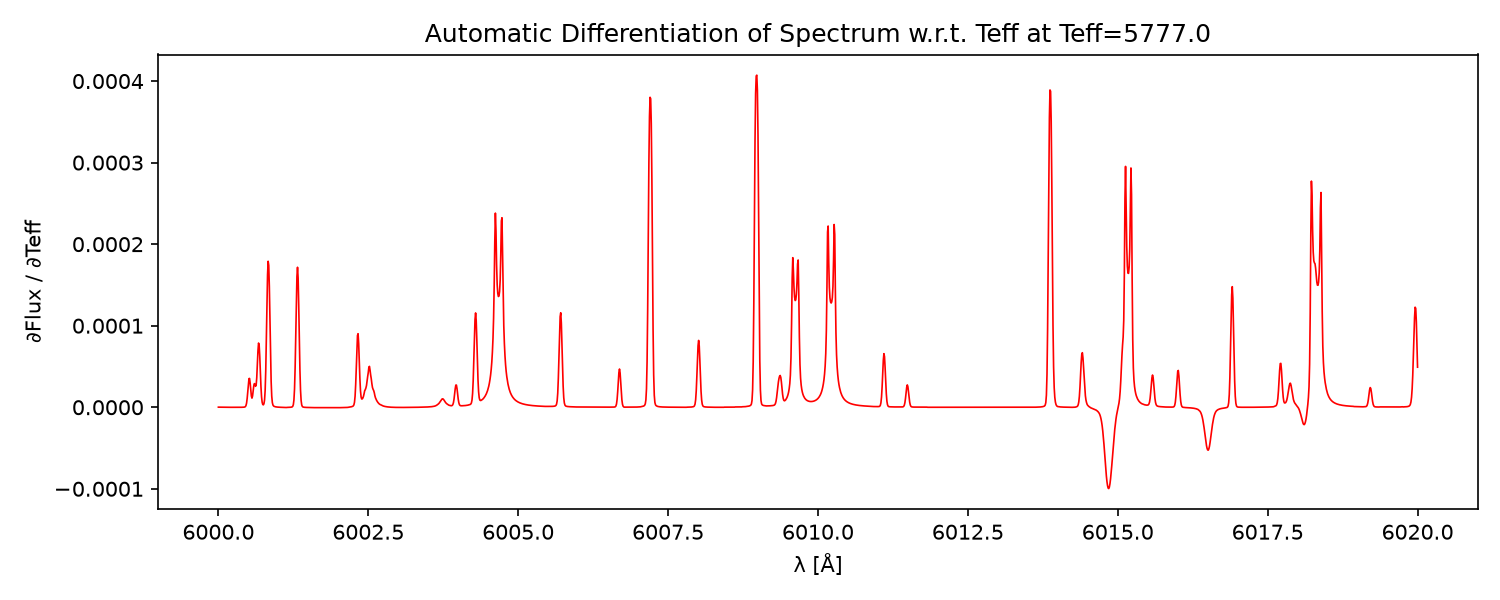

Recreate this plot in Julia.
# Full AD Spectrum Derivative Example (Julia)
# Uses ForwardDiff to compute d(flux)/d(Teff) across a wavelength window,
# exercising Korg's support for automatic differentiation through synthesis.

println(">>> [1/6] Loading packages...")
using Korg
using ForwardDiff
using PyPlot
println(">>> [1/6] Packages loaded: Korg, ForwardDiff, PyPlot")

# --- Fixed inputs shared across all synth calls -------------------------------
logg = 4.40
M_H  = 0.0
λmin = 6000.0
λmax = 6020.0
println(">>> [2/6] Fixed parameters: logg=$(logg), [M/H]=$(M_H), " *
        "λ range=$(λmin)-$(λmax) Å")

# There is no `get_linelist` function in Korg (same bug as the earlier basic
# synthesis example). The linelist also doesn't depend on Teff, so load it
# ONCE here rather than inside the differentiated function -- otherwise
# ForwardDiff would reload the ~42,000-line VALD list on every evaluation.
println(">>> [2/6] Loading VALD solar linelist (once, outside the AD call)...")
linelist = Korg.get_VALD_solar_linelist()
println(">>> [2/6] Linelist loaded: $(length(linelist)) lines")

# --- Define a wrapper that returns flux at a given Teff -----------------------
# `synth`'s wavelength keyword is `wavelengths` (a tuple), not λmin/λmax.
function flux_at_Teff(Teff)
    wls, flux, cont = Korg.synth(
        Teff = Teff,
        logg = logg,
        M_H  = M_H,
        linelist = linelist,
        wavelengths = (λmin, λmax)
    )
    return flux
end

# --- Compute derivative d(flux)/d(Teff) at Teff = 5777 K ----------------------
Teff0 = 5777.0
println(">>> [3/6] Computing d(flux)/d(Teff) at Teff0=$(Teff0) via ForwardDiff...")
dflux_dTeff = ForwardDiff.derivative(flux_at_Teff, Teff0)
println(">>> [3/6] Derivative computed.")
println(">>>       Derivative array length = ", length(dflux_dTeff))
println(">>>       First few derivative values = ", dflux_dTeff[1:5])
println(">>>       min=$(minimum(dflux_dTeff)), max=$(maximum(dflux_dTeff))")

# --- Compute the reference spectrum at Teff0 (for the plot's x-axis/context) --
println(">>> [4/6] Computing reference spectrum at Teff0 for plotting...")
wls0, flux0, _ = Korg.synth(
    Teff = Teff0,
    logg = logg,
    M_H  = M_H,
    linelist = linelist,
    wavelengths = (λmin, λmax)
)
println(">>> [4/6] Reference spectrum computed: $(length(wls0)) points.")

# --- Plot derivative -----------------------------------------------------------
println(">>> [5/6] Building plot...")
figure(figsize=(10, 4))
plot(wls0, dflux_dTeff, color="red", linewidth=0.8)
xlabel("λ [Å]")
ylabel("∂Flux / ∂Teff")
title("Automatic Differentiation of Spectrum w.r.t. Teff at Teff=$(Teff0)")
tight_layout()

outpath = "korg_ad_spectrum_derivative.png"
savefig(outpath, dpi=150)
println(">>> [5/6] Plot saved to: $(abspath(outpath))")
println(">>> [6/6] Done.")
